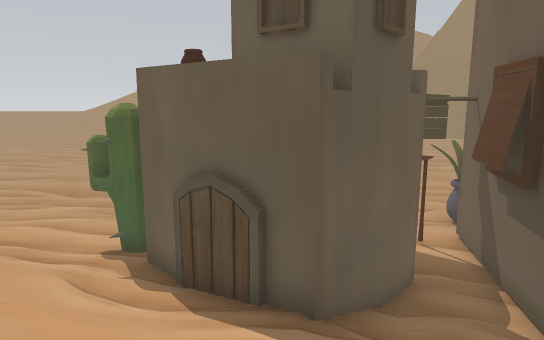
View 1 (above)

21 first-person views from a walk through a Unity game level. The camera is 1.3 m above the floor, tilts 10° down and sees 70° across. The floor is counted in squares, 1 m on a side. Each view is taken from the middle of a square. On the plan, view 1 faces up. The plan holds only what a view shows up to about 16 squares ahead; the rest is blank. The place goes on beyond the plan. Some animated figures are not drawn.

View 2
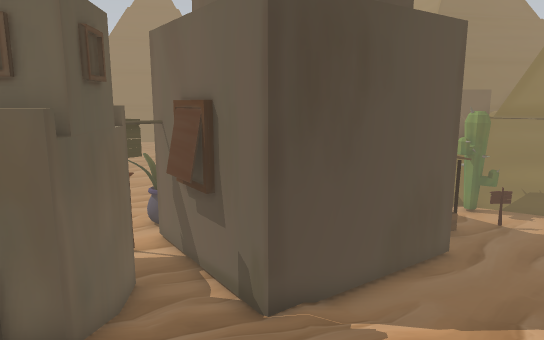

View 3
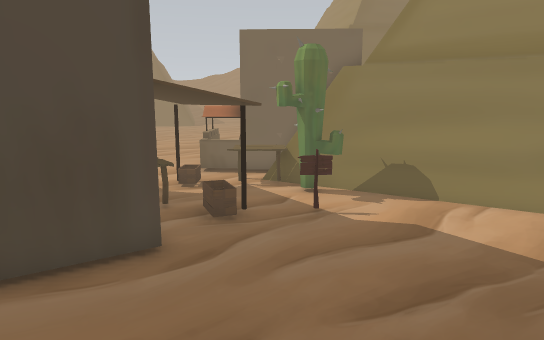

View 4
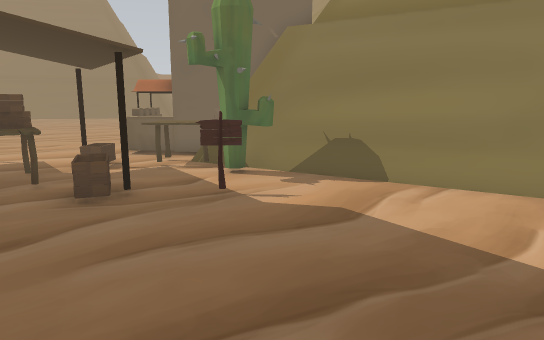

View 5
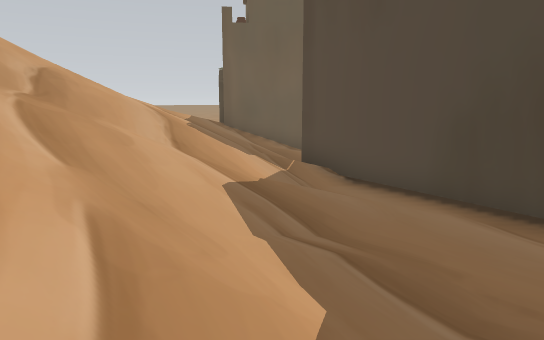

View 6
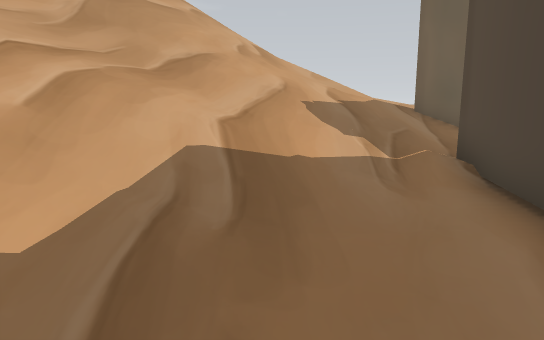

View 7
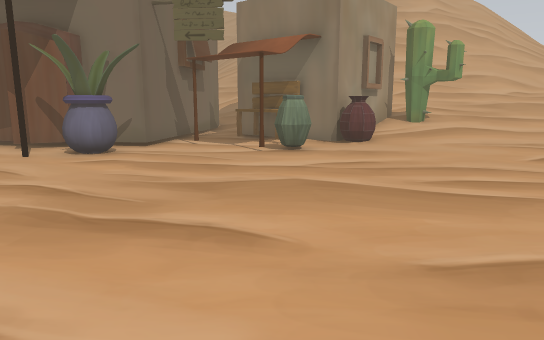

View 8
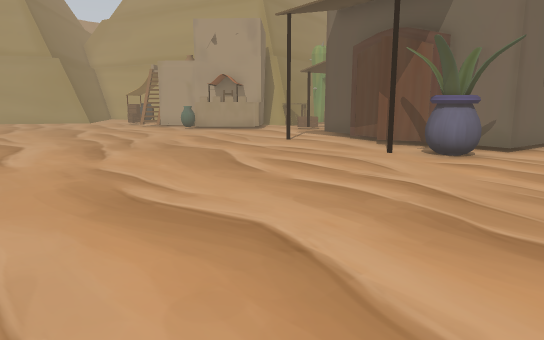

View 9
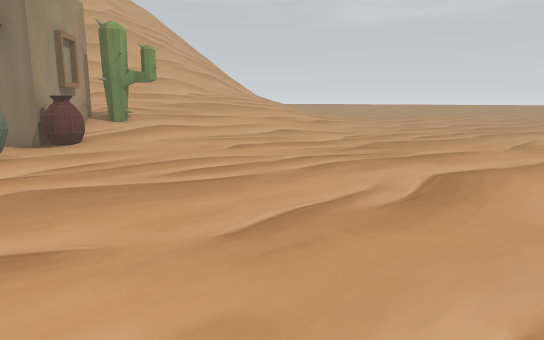

View 10
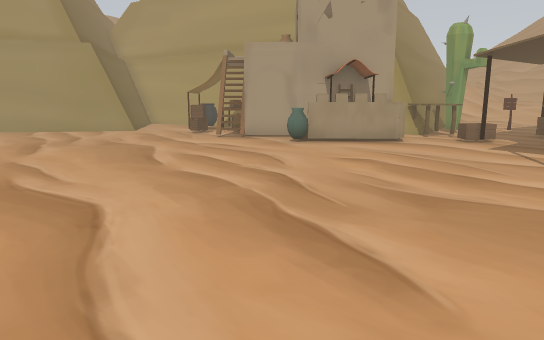

View 11
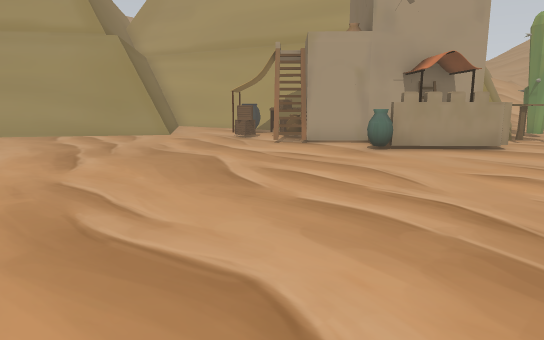

View 12
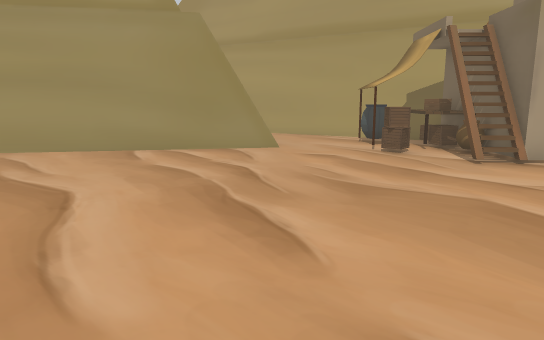

View 13
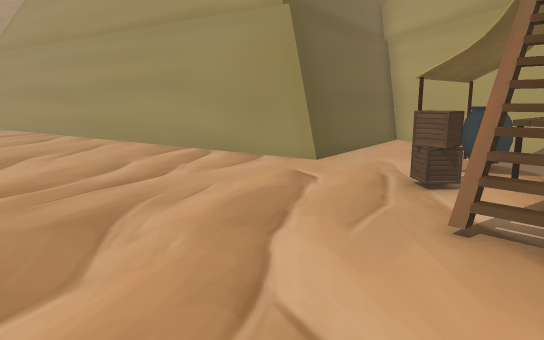

View 14
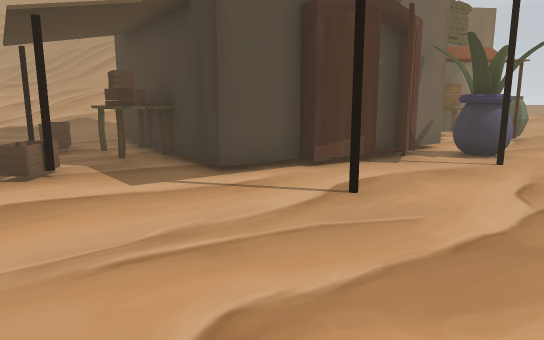

View 15
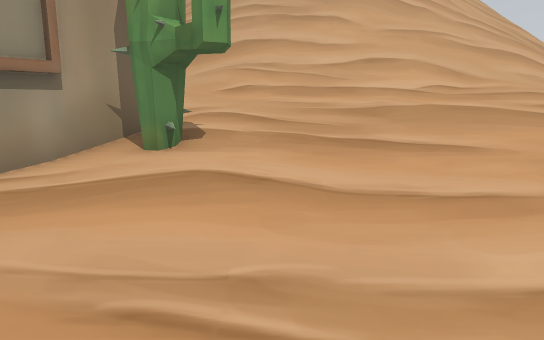

View 16
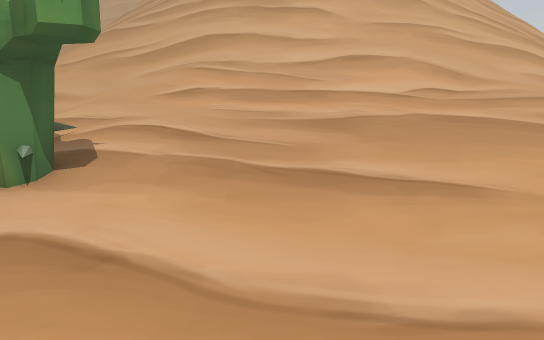

View 17
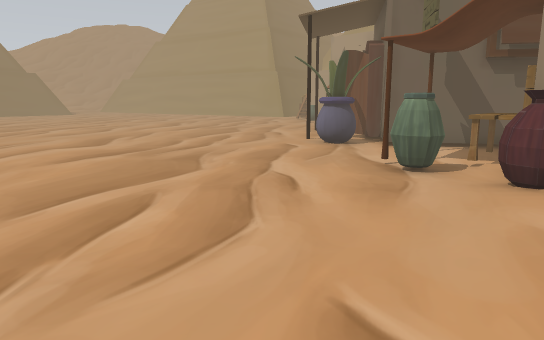

View 18
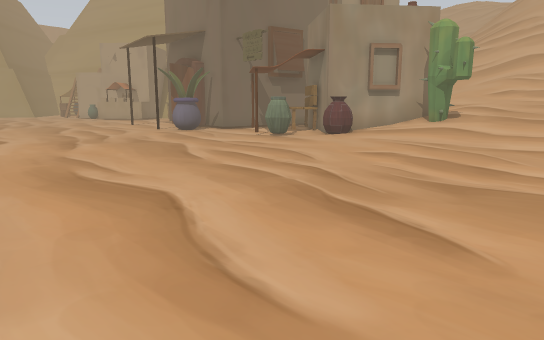

View 19
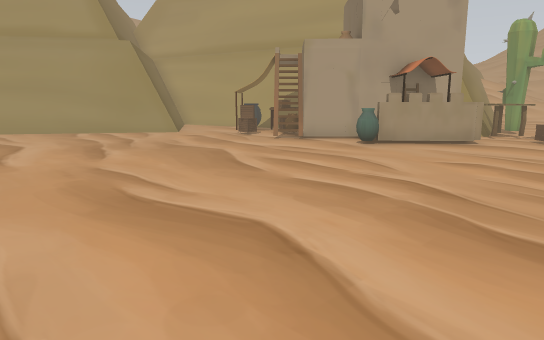

View 20
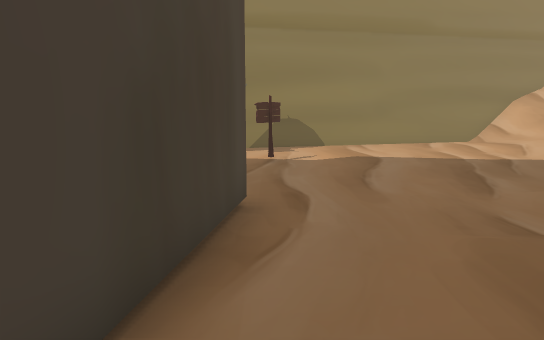

View 21
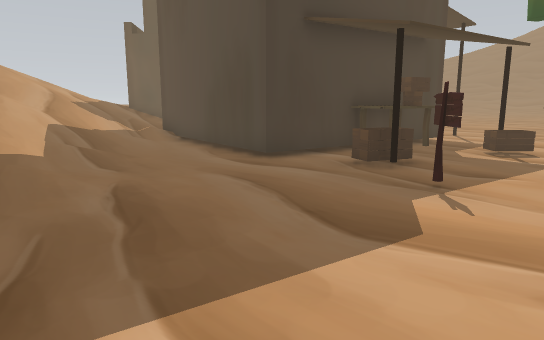

### Floor plan
Key: @ floor where view 1 was taken; # wall or solid block; . main floor; : floor 0.25 m higher than the main floor; + floor 0.5 m higher than the main floor; * floor 0.75 m higher than the main floor; / step, stairs or slope; = window, fence, low wall or low ledge; ^ raised ledge; T thing the floor can be seen under or through.
Columns run from 9 left of view 1 to 34 right of it. Each row starts with its distance up from view 1.
 23 . ..     .... ......  . ..             ....#
 22  ........... ........ ...........     .....#
 21 ..........................................##
 20 .........................................##
 19 ........................................=##
 18 ........................................##
 17 .......................................##
 16 ......................................=##
 15 ......................................##
 14 .................#...................=##
 13 ..::......TT...##....#..........#.=...=##
 12 //::::::=.TT....###.........#####.#.....##
 11  /::::::=TTT.#.######......####. ^^##....#
 10 ///://::##TT^..#    ##....###    ^^...=###
  9 //*+/####  ##.##     #.....##     #######
  8 /////*##   ##.#      ##.==^##
  7 ///////## ##..#      ##..#^^#
  6 ////////###//.#      #^...^##
  5 //////////////##    ##==..###
  4 ///////////////######.=#...##
  3 //////////////////..........##
  2 //////////////////..........##
  1 ///////////////////.........=#
  0 /////////@/////////..........#
 -1 /////////////////////........##
 -2 /////////////////////........##
 -3      ////////////// / /......=#

Positions as (right, up) in squares from view 1, and headings:
1: (0, 0), facing up
2: (-1, -1), facing up-right
3: (8, -3), facing up-right
4: (11, -3), facing up-right
5: (11, -3), facing up-left
6: (12, 1), facing left
7: (2, 23), facing down
8: (3, 23), facing down-right
9: (3, 23), facing down-left
10: (11, 22), facing down-right
11: (14, 22), facing down-right
12: (20, 22), facing down-right
13: (19, 15), facing right
14: (17, 16), facing down-left
15: (-5, 15), facing down
16: (-6, 13), facing down
17: (-6, 15), facing right
18: (-9, 23), facing down-right
19: (13, 23), facing down-right
20: (6, 3), facing right
21: (18, -3), facing up-left
